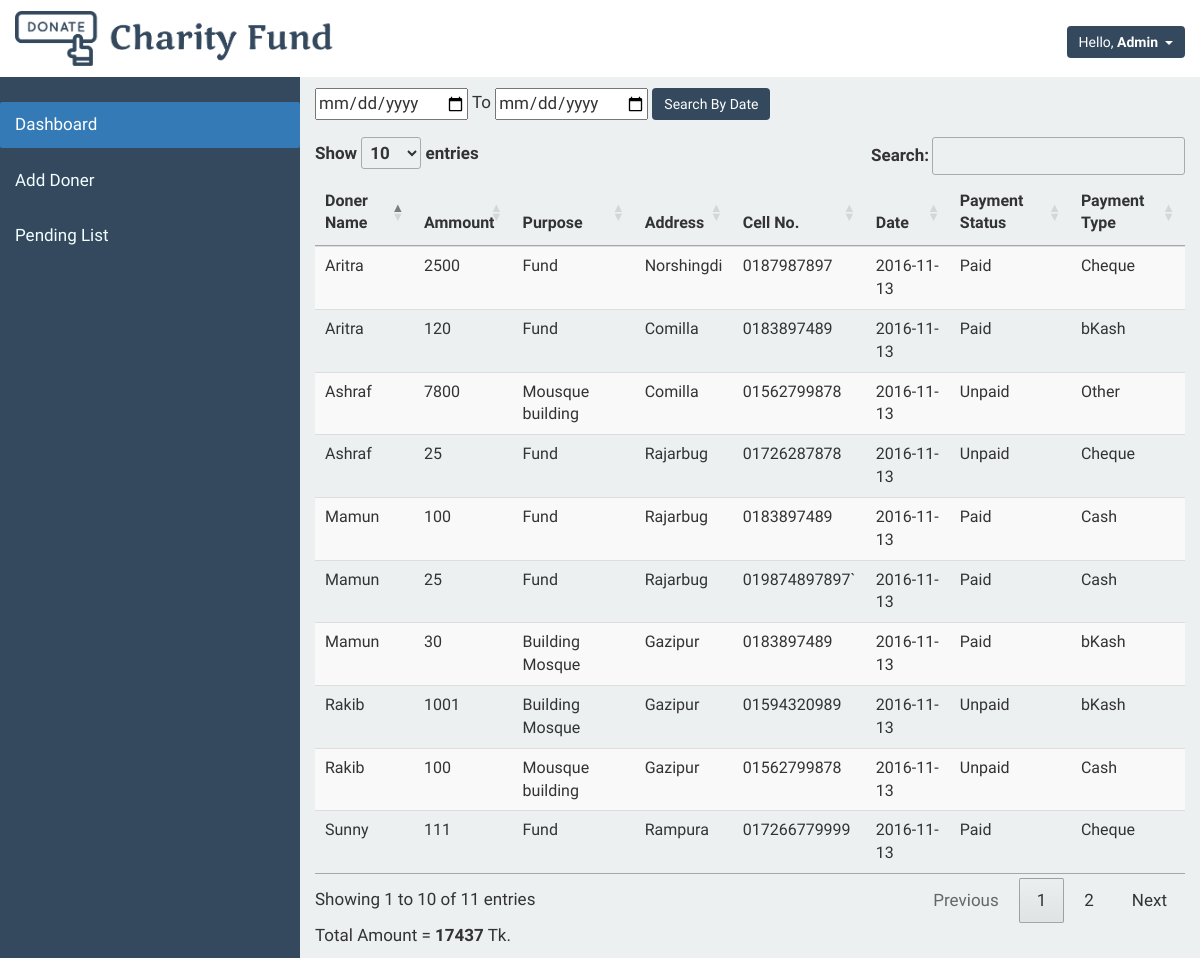
/admin.php (signed in), run on an earlier commit of the app's database.
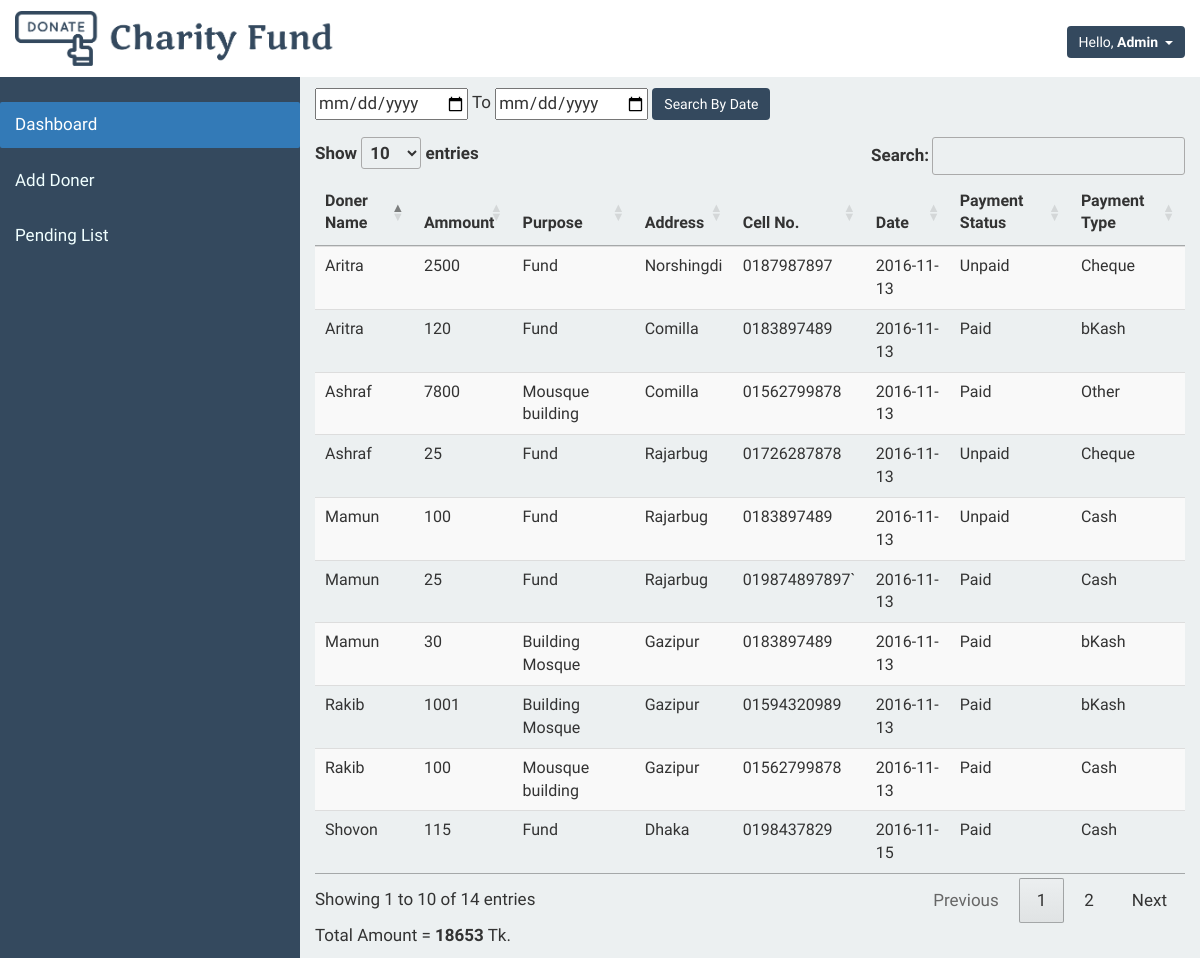
And on a later commit of the database.
### tables this page shows
CREATE TABLE `doner` (
  `d_id` int(6) NOT NULL,
  `d_name` varchar(20) NOT NULL,
  `d_amount` int(15) NOT NULL,
  `d_purpose` varchar(40) NOT NULL,
  `d_date` date NOT NULL,
  `d_addr` varchar(40) NOT NULL,
  `d_cell` varchar(15) NOT NULL,
  `d_pay` varchar(25) NOT NULL,
  `d_paytype` varchar(25) NOT NULL
);

### admin.php (the view, shortened to what this page needs)
<?php
  require_once "header.php";
 ?>
         <div class="col-md-9 content">
             <div>
             <form class="form-inline" method="post" action="admin.php" >
               <div class="form-group">
                <input type="date" name="sdate" required>
              </div>
              <span> To </span>
              <div class="form-group">
               <input type="date" name="edate" required>
              </div>
              <input type="submit" class="btn btn-primary btn-md" value="Search By Date">
             </form>
             <table  id="example" class="table table-striped">
                 <thead>
                   <tr>
                     <th>Doner Name</th>
                     <th>Ammount</th>
                     <th>Purpose</th>
                     <th>Address</th>
                     <th>Cell No.</th>
                     <th>Date</th>
                     <th>Payment Status</th>
                     <th>Payment Type</th>
                   </tr>
                 </thead>
               <tbody>
              <?php
              if( isset($_POST['sdate']) && !empty ($_POST['sdate']) &&
                  isset($_POST['edate']) && !empty ($_POST['edate']) &&
                  ($_POST['edate'] < $_POST['sdate']) ) {
                  echo "<p style='color:red;'>
                    Please give the date range correctly.</p>";
                      }
              else if( isset($_POST['sdate']) && !empty ($_POST['sdate'])
                  && isset($_POST['edate']) && !empty ($_POST['edate']) ) {
                    $sdate = $_POST['sdate'];
                    $edate = $_POST['edate'];
                    $query = " SELECT * FROM `doner` WHERE doner.d_date BETWEEN
                              '$sdate' AND '$edate' ";
                    $result = mysqli_query($link, $query);
                  }
              else {
                $query="SELECT * FROM `doner`";
                $result=mysqli_query($link, $query);
              }
                      $total = 0;
                      while($row=mysqli_fetch_array($result)){
                        $total += $row['d_amount'];
                       ?>
                               <tr>
                                       <td><?php echo $row['d_name']?></td>
                                       <td><?php echo $row['d_amount']?></td>
                                       <td><?php echo $row['d_purpose']?></td>
                                       <td><?php echo $row['d_addr']?></td>
                                       <td><?php echo $row['d_cell']?></td>
                                       <td><?php echo $row['d_date']?></td>
                                       <td><?php echo $row['d_pay']?></td>
                                       <td><?php echo $row['d_paytype']?></td>
                               </tr>
                           <?php
                           }
                           ?>
               </tbody>
               </table>
               <p>
                 Total Amount = <b><?php echo $total; ?></b> Tk.
               </p>
             </div>
         </div>
     </div>
   </body>
</html>

### header.php (shortened to what this page needs)
<html lang="en">
<head>
    <link href="https://maxcdn.bootstrapcdn.com/bootstrap/3.3.5/css/bootstrap.min.css" rel="stylesheet">
    <link rel="stylesheet" href="http://cdn.datatables.net/1.10.12/css/jquery.dataTables.min.css">
    <link href="css/admin.css" rel="stylesheet">
</head>
<body>
    <div class="row header container-fluid">
        <div class="col-md-8">
            <img src="images/logo.png" alt="Charity Fund">
        </div>
         <div class="col-md-4">
           <?php
               echo "<div class='dropdown profile'>
                   <button class='btn btn-primary dropdown-toggle' type='button'
                                       data-toggle='dropdown'>
                       Hello, <strong>Admin</strong>&nbsp;
                     <span class='caret'></span>
                     </button>
                     <ul class='dropdown-menu'>
                       <li><a href='logout.php'>Logout</a></li>
                     </ul>
               </div>";
          ?>
            </div>
    </div>
    <div class="container-fluid row section">
            <div class ="col-md-3 sidebar">
                 <ul class="nav nav-pills nav-stacked">
                     <li role="presentation"><a href="admin.php">Dashboard</a></li>
                     <li role="presentation"><a href="doner.php">Add Doner</a></li>
                     <li role="presentation"><a href="list.php">Pending List</a></li>
                </ul>
            </div>

### css/admin.css (style rules this page uses)
body { font-family: 'PT Sans', sans-serif; font-size: 17px; line-height: 1.5; }
.header img { height: 55px; }
.row { display: -webkit-box; display: -webkit-flex; display: -ms-flexbox; display: flex; }
.sidebar { background: #34495e; padding: 0px; }
.content { background: #ecf0f1; padding-top: 11px; }
.header { padding-bottom: 11px; padding-top: 11px; }
.sidebar>ul { margin: 15px 0px; height: 100%; }
.sidebar>ul>li { margin: 10px 0px; }
.nav>li a { -webkit-transition: 0.4s; -moz-transition:0.4s; -os-transition:0.4s; transition: 0.4s; color: azure; }
.nav-pills>li>a { border-radius: 2px; }
table.dataTable thead th, table.dataTable thead td { padding: 10px 18px 10px 10px !important; }
.btn-primary { color: white; background-color: #34495e; border: #34495e; }
.profile { float: right; padding-top: 15px; }

What changed in the data, as far as the page shows it:
no longer on this page (row unchanged): doner: d_name "Sunny", d_amount "111", d_purpose "Fund", d_addr "Rampura", d_cell "017266779999", d_date "2016-11-13", d_pay "Paid", d_paytype "Cheque"
changed doner "Other": d_pay "Unpaid" → "Paid"
changed doner (number 2 of 10 on the later page): d_pay "Paid" → "Unpaid"
changed doner (number 4 of 10 on the later page): d_pay "Unpaid" → "Paid"
changed doner "Norshingdi": d_pay "Paid" → "Unpaid"
changed doner (number 6 of 10 on the later page): d_pay "Unpaid" → "Paid"
added doner: d_name "Shovon", d_amount "115", d_purpose "Fund", d_addr "Dhaka", d_cell "0198437829", d_date "2016-11-15", d_pay "Paid", d_paytype "Cash"
Also different on the page:
text written by a page script: "Show entries Search: Showing 1 to 10 of 11 entries Previous 1 2 Next" → "Show entries Search: Showing 1 to 10 of 14 entries Previous 1 2 Next"
$total: "17437" → "18653"
